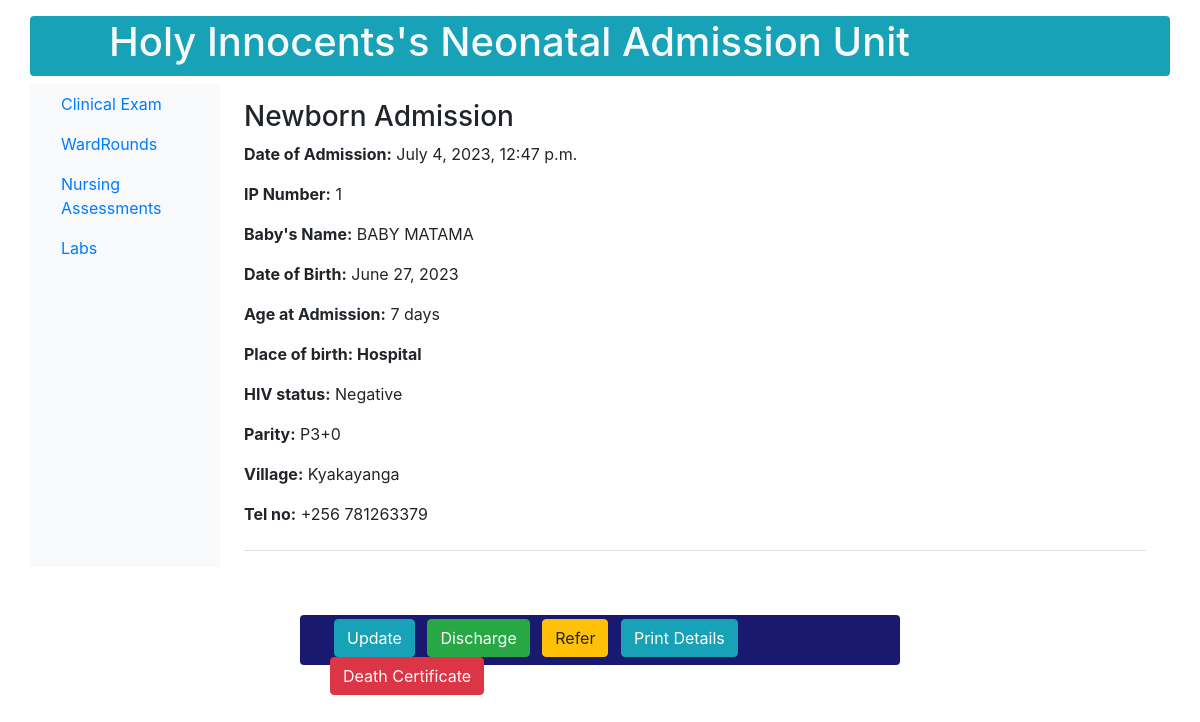
The page /newborn/print/1/ on the database its author committed.
### newborn/models.py (models this page shows, shortened)
class Newborn(models.Model):
    PLACE_OF_BIRTH_CHOICES = (
        ('Hospital', 'Hospital'),
        ('Home', 'Home'),
        ('Along the road', 'Along the road'),
    )
    MODE_OF_DELIVERY_CHOICES = (
        ('Vaginal', 'Vaginal'),
        ('C-Section', 'C-Section'),
        ('Assisted Vaginal Delivery', 'Assisted Vaginal Delivery'),
    )
    Yes_No_CHOICES = (
        ('Yes', 'Yes'),
        ('No', 'No'),
    )
    admission_date = models.DateTimeField()
    name = models.CharField(max_length=100)
    sex = models.CharField(max_length=100, choices=SEX)
    birth_weight = models.DecimalField(max_digits=2, decimal_places=1)
    delivery_date = models.DateTimeField()
    place_of_birth = models.CharField(max_length=100, choices=PLACE_OF_BIRTH_CHOICES)
    mode_of_delivery = models.CharField(max_length=100, choices=MODE_OF_DELIVERY_CHOICES)
    resuscitated = models.CharField(max_length=100, choices=Yes_No_CHOICES)
    referral = models.CharField(max_length=100, choices=Yes_No_CHOICES)
    mother = models.ForeignKey(MotherDetails, on_delete=models.CASCADE, null=True)

class MotherDetails(models.Model):
    name = models.CharField(max_length=50)
    age = models.IntegerField(default=28)
    blood_group = models.CharField(max_length=50, choices=BLOOD_GROUP)
    parity = models.CharField(max_length=100)
    number_of_living_children = models.CharField(max_length=100)
    hiv_status = models.CharField(max_length=50, choices=HIV_STATUS)
    level_of_education = models.CharField(max_length=50, choices=LEVEL_OF_EDUCATION)
    occupation = models.CharField(max_length=50, choices=OCCUPATION)
    location = models.ForeignKey(MotherLocation, on_delete=models.CASCADE, null=True)

class MotherLocation(models.Model):
    country = models.CharField(max_length=100)
    district = models.CharField(max_length=100)
    subcounty = models.CharField(max_length=100)
    parish = models.CharField(max_length=100)
    village = models.CharField(max_length=100)
    nin_no = models.CharField(max_length=100, default='CMX10000000')
    contact = models.CharField(max_length=100, default='+256 ')

### newborn/views.py (the view)
# urls.py: path('newborn/print/<int:pk>/', views.print_detail, name='clerkship-page'),
def print_detail(request, pk):
    newborn = Newborn.objects.get(pk=pk)
    age_delta = newborn.admission_date.date() - newborn.delivery_date.date()
    age_days = age_delta.days
    context = {
            'newborn': newborn,
            'age_days': age_days,
    }
    return render(request, 'newborn/details.html', context)

### newborn/templates/newborn/details.html (shortened to what this page needs)
{% load static %}
<!DOCTYPE html>
{% load crispy_forms_tags %}
{% load bootstrap4 %}
{% bootstrap_css %}
<html lang="en">
<head>
</head>
<body>
    <nav class="container navbar navbar-expand-md navbar-light bg-info topnavbar text-light justify-text-center mb-2 mt-3 rounded" style="height: 60px;">
        <div class="container">
            <ul class="ml-5 nav navbar-nav navbar-center">
                <li>
                    <h1 class="text-center">Holy Innocents's Neonatal Admission Unit<h1>
                </li>
            </ul>
        </div>
     </nav>
    <div class="container">
        <div class="row">
            <nav class="col-md-2 d-none d-md-block bg-light sidebar">
                <div class="sidebar-sticky">
                    <ul class="nav flex-column">
                        <li class="nav-item">
                            <a class="nav-link" href="{% url 'clinical-exam' pk=newborn.id %}">Clinical Exam</a>
                        </li>
                        <li class="nav-item">
                            <a class="nav-link" href="#">WardRounds</a>
                        </li>
                        <li class="nav-item">
                            <a class="nav-link" href="#">Nursing Assessments</a>
                        </li>
                        <li class="nav-item">
                            <a class="nav-link" href="{% url 'lab-request' %}">Labs</a>
                        </li>
                     </ul>
                 </div>
              </nav>
              <main role="main" class="col-md-9 ml-sm-auto col-lg-10 px-4">
                <div class="justify-content-between flex-wrap flex-md-nowrap align-items-center pt-3 pb-2 mb-3 border-bottom">
                    <h3>Newborn Admission</h3>
                    <p><b>Date of Admission:</b> {{ newborn.admission_date}}</p>
                    <p><b>IP Number:</b> {{ newborn.pk }} </p>
                    <p><b>Baby's Name:</b> {{ newborn.name}}</p>
                    <p><b>Date of Birth:</b> {{ newborn.delivery_date|date:"F j, Y" }}</p>
                    <p><b>Age at Admission:</b> {{ age_days }} days</p>
                    <p><b>Place of birth: {{ newborn.place_of_birth}}</b></p>
                    <p><b>HIV status:</b> {{ newborn.mother.hiv_status}}</p>
                    <p><b>Parity:</b> {{ newborn.mother.parity}}</p>
                    <p><b>Village:</b> {{ newborn.mother.location.village}}</p>
                    <p><b>Tel no:</b> {{ newborn.mother.location.contact}} </p></div>
                 </div>
            </div>
        <div class="container mt-5 justify-content-center rounded" style="height: 50px; width: 600px; background-color: #191970;">
            <div class="container mt-5 py-1 justify-content-center">
                <a class="btn btn-info ml-1 mr-2" href="#" role="button">Update</a>
                <a class="btn btn-success mr-2" href="{% url 'discharge' pk=newborn.id %}" role="button">Discharge</a>
                <a class="btn btn-warning mr-2" href="#" role="button">Refer</a>
                <a class="btn btn-info" href="{% url 'more-details' newborn.pk %}" role="button">Print Details</a>
                <a class="btn btn-danger" href="#" role="button">Death Certificate</a>
            </div>
        </div>
</body>
</html>

### rows shown on the page
Newborn: admission_date "July 4, 2023, 12:47 p.m.", pk "1", name "BABY MATAMA", delivery_date "June 27, 2023", place_of_birth "Hospital", mother.hiv_status "Negative", mother.parity "P3+0", mother.location.village "Kyakayanga", mother.location.contact "+256 781263379"

### other values the page prints
{{ age_days }} "7"
